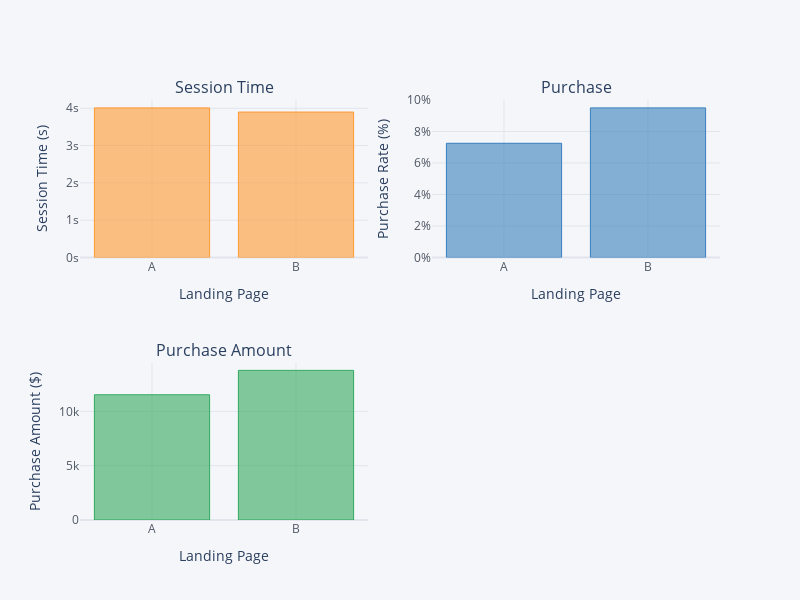

Notebook source saved alongside this figure:
### Code cell
fig = df.groupby('Landing Page').agg({'Session Time':'mean','Purchase':'mean','Purchase Amount':'sum'})\
    .iplot(asFigure=True, kind='bar', 
  subplots=True, subplot_titles=True, 
        legend=False)

fig.layout.height = 600
fig.layout.width = 800
fig.layout.template = 'plotly'

fig.layout.xaxis1.title='Landing Page'
fig.layout.xaxis2.title='Landing Page'
fig.layout.xaxis3.title='Landing Page'
fig.layout.yaxis1.title='Session Time (s)'
fig.layout.yaxis2.title='Purchase Rate (%)'
fig.layout.yaxis3.title='Purchase Amount ($)'

fig.layout.yaxis2.tickformat = ',.0%'
fig.layout.yaxis1.ticksuffix = 's'

fig.show()

### Figure 1 — Plotly figure (JSON) as saved in the notebook; plotly's stock layout.template omitted (floating-point values rounded to 4 significant figures)
{"data": [{"marker": {"color": "rgba(255, 153, 51, 0.6)", "line": {"color": "rgba(255, 153, 51, 1.0)", "width": 1}}, "name": "Session Time", "orientation": "v", "text": "", "type": "bar", "x": ["A", "B"], "xaxis": "x", "y": [4.01, 3.898], "yaxis": "y"}, {"marker": {"color": "rgba(55, 128, 191, 0.6)", "line": {"color": "rgba(55, 128, 191, 1.0)", "width": 1}}, "name": "Purchase", "orientation": "v", "text": "", "type": "bar", "x": ["A", "B"], "xaxis": "x2", "y": [0.07252, 0.09499], "yaxis": "y2"}, {"marker": {"color": "rgba(50, 171, 96, 0.6)", "line": {"color": "rgba(50, 171, 96, 1.0)", "width": 1}}, "name": "Purchase Amount", "orientation": "v", "text": "", "type": "bar", "x": ["A", "B"], "xaxis": "x3", "y": [11530.0, 13780.0], "yaxis": "y3"}], "layout": {"annotations": [{"font": {"size": 16}, "showarrow": false, "text": "Session Time", "x": 0.225, "xanchor": "center", "xref": "paper", "y": 1, "yanchor": "bottom", "yref": "paper"}, {"font": {"size": 16}, "showarrow": false, "text": "Purchase", "x": 0.775, "xanchor": "center", "xref": "paper", "y": 1, "yanchor": "bottom", "yref": "paper"}, {"font": {"size": 16}, "showarrow": false, "text": "Purchase Amount", "x": 0.225, "xanchor": "center", "xref": "paper", "y": 0.375, "yanchor": "bottom", "yref": "paper"}], "height": 600, "legend": {"bgcolor": "#F5F6F9", "font": {"color": "#4D5663"}}, "paper_bgcolor": "#F5F6F9", "plot_bgcolor": "#F5F6F9", "showlegend": false, "title": {"font": {"color": "#4D5663"}}, "width": 800, "xaxis": {"anchor": "y", "domain": [0, 0.45], "gridcolor": "#E1E5ED", "showgrid": true, "tickfont": {"color": "#4D5663"}, "title": {"text": "Landing Page"}, "zerolinecolor": "#E1E5ED"}, "xaxis2": {"anchor": "y2", "domain": [0.55, 1], "gridcolor": "#E1E5ED", "showgrid": true, "tickfont": {"color": "#4D5663"}, "title": {"text": "Landing Page"}, "zerolinecolor": "#E1E5ED"}, "xaxis3": {"anchor": "y3", "domain": [0, 0.45], "gridcolor": "#E1E5ED", "showgrid": true, "tickfont": {"color": "#4D5663"}, "title": {"text": "Landing Page"}, "zerolinecolor": "#E1E5ED"}, "yaxis": {"anchor": "x", "domain": [0.625, 1], "gridcolor": "#E1E5ED", "showgrid": true, "tickfont": {"color": "#4D5663"}, "ticksuffix": "s", "title": {"text": "Session Time (s)"}, "zerolinecolor": "#E1E5ED"}, "yaxis2": {"anchor": "x2", "domain": [0.625, 1], "gridcolor": "#E1E5ED", "showgrid": true, "tickfont": {"color": "#4D5663"}, "tickformat": ",.0%", "title": {"text": "Purchase Rate (%)"}, "zerolinecolor": "#E1E5ED"}, "yaxis3": {"anchor": "x3", "domain": [0, 0.375], "gridcolor": "#E1E5ED", "showgrid": true, "tickfont": {"color": "#4D5663"}, "title": {"text": "Purchase Amount ($)"}, "zerolinecolor": "#E1E5ED"}}}
